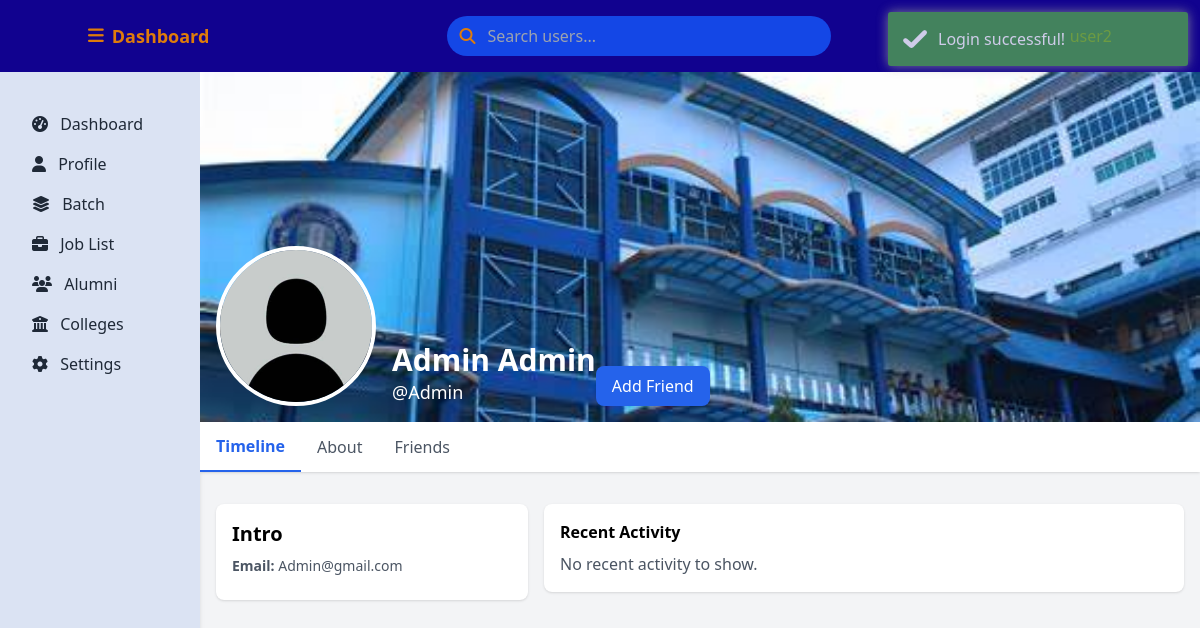
Screenshot of /pages/dashboard/user_profile.php?id=8 (signed in) with the database file from the repository.
### tables this page shows
CREATE TABLE `nx_user_batches` (
  `user_batchID` int(11) NOT NULL,
  `pID` int(11) NOT NULL,
  `batchID` int(11) NOT NULL,
  `is_active` int(1) DEFAULT 0,
  `joined_at` timestamp NOT NULL DEFAULT current_timestamp()
);

CREATE TABLE `nx_users` (
  `pID` int(11) NOT NULL,
  `username` varchar(50) NOT NULL,
  `email` varchar(100) NOT NULL,
  `password_hash` varchar(255) NOT NULL,
  `fname` varchar(50) DEFAULT NULL,
  `mname` varchar(50) DEFAULT NULL,
  `lname` varchar(50) DEFAULT NULL,
  `date_of_birth` date DEFAULT NULL,
  `profile_picture` varchar(255) DEFAULT NULL,
  `bio` text DEFAULT NULL,
  `phone_number` varchar(15) DEFAULT NULL,
  `address` varchar(255) DEFAULT NULL,
  `city` varchar(50) DEFAULT NULL,
  `state` varchar(50) DEFAULT NULL,
  `zip_code` varchar(10) DEFAULT NULL,
  `country` varchar(50) DEFAULT NULL,
  `graduation_date` varchar(255) NOT NULL,
  `remark` tinyint(4) DEFAULT 1,
  `created_at` timestamp NOT NULL DEFAULT current_timestamp(),
  `updated_at` timestamp NOT NULL DEFAULT current_timestamp() ON UPDATE current_timestamp(),
  `college_department` varchar(255) DEFAULT NULL,
  `college_graduate` varchar(255) NOT NULL
);

### pages/dashboard/user_profile.php (the view, shortened to what this page needs)
<?php
require_once '../../backend/db_connect.php';
$user = $_SESSION['user'];
$userID = isset($_GET['id']) ? intval($_GET['id']) : 0;
$userDetails = null;
if ($userID > 0) {
    $sql = "SELECT *
        FROM nx_users u
        LEFT JOIN nx_employees e ON u.pID = e.pID
        LEFT JOIN nx_user_batches ub ON u.pID = ub.pID
        LEFT JOIN nx_batches b ON ub.batchID = b.batchID
        WHERE u.pID = $userID";
    $result = mysqli_query($conn, $sql);
    if ($result && mysqli_num_rows($result) > 0) {
        $userDetails = mysqli_fetch_assoc($result);
    } else {
        $userDetails = [];
    }
}
$logs = [];
$isOwnProfile = ($userID == $user['id']);
$isFriend = false;
$isPendingRequest = false;
?>
<!DOCTYPE html>
<html lang="en">
<head>
    <?php include_once '../header_cdn.php'; ?>
</head>
<body class="bg-gray-100 overflow-hidden">
    <?php include '../header.php'; ?>
    <div class="flex h-screen ">
        <?php include '../sidebar.php'; ?>
        <div class="flex-1 overflow-hidden">
            <div class="main-content">
                <div class="cover-photo relative">
                    <div class="absolute bottom-0 left-0 w-full p-4 bg-gradient-to-t from-black to-transparent">
                        <div class="flex items-end">
                        <form id="profilePictureForm" enctype="multipart/form-data" method="post">
                            <img
                                src="../../images/pfp/<?= htmlspecialchars($userDetails['profile_picture'] ?: '../../images/pfp/default.jpg') ?>"
                                alt="Profile Picture"
                                class="w-40 h-40 rounded-full border-4 border-white cursor-pointer"
                                id="profileImagePreview"
                                onclick="document.getElementById('profilePictureInput').click();"
                            >
                        </form>
                            <div class="ml-4 text-white">
                                <h1 class="text-3xl font-bold"><?= htmlspecialchars($userDetails['fname'] . ' ' . $userDetails['lname']) ?></h1>
                                <p class="text-lg">@<?= htmlspecialchars($userDetails['username']) ?></p>
                            </div>
                            <?php if (!$isOwnProfile): ?>
                                <?php if ($isFriend): ?>
                                    <button id="cancelFriendBtn" class="px-4 py-2 bg-red-600 text-white rounded-lg hover:bg-red-700 transition duration-300">Remove Friend</button>
                                <?php elseif ($isPendingRequest): ?>
                                    <button id="cancelRequestBtn" class="px-4 py-2 bg-red-600 text-white rounded-lg hover:bg-red-700 transition duration-300">Cancel Request</button>
                                <?php else: ?>
                                    <button id="addFriendBtn" class="px-4 py-2 bg-blue-600 text-white rounded-lg hover:bg-blue-700 transition duration-300">Add Friend</button>
                                <?php endif; ?>
                            <?php endif; ?>
                        </div>
                    </div>
                </div>
                <div class="bg-white shadow sticky top-0 z-10">
                    <div class="max-w-5xl mx-auto">
                        <nav class="flex">
                            <button class="tab-button px-4 py-3 font-semibold text-blue-600 border-b-2 border-blue-600" data-tab="timeline">Timeline</button>
                            <button class="tab-button px-4 py-3 text-gray-600 hover:bg-gray-100" data-tab="about">About</button>
                            <button class="tab-button px-4 py-3 text-gray-600 hover:bg-gray-100" data-tab="friends">Friends</button>
                        </nav>
                    </div>
                </div>
                <div class="max-w-5xl mx-auto mt-4 p-4">
                    <div id="timeline" class="tab-content active">
                        <div class="grid grid-cols-1 md:grid-cols-3 gap-4">
                            <div class="md:col-span-1">
                                <div class="bg-white shadow rounded-lg p-4 mb-4">
                                    <h2 class="text-xl font-semibold mb-2">Intro</h2>
                                    <p class="text-sm text-gray-600 mb-2"><strong>Email:</strong> <?= htmlspecialchars($userDetails['email']) ?></p>
                                </div>
                            </div>
                            <div class="md:col-span-2">
                                <div class="bg-white shadow rounded-lg p-4 mb-4">
                                    <h3 class="font-semibold mb-2">Recent Activity</h3>
                                    <?php if (!empty($logs)): ?>
                                        <?php foreach ($logs as $log): ?>
                                            <div class="mb-2">
                                                <p class="text-gray-800"><?php echo htmlspecialchars($log['action']); ?></p>
                                                <p class="text-gray-600"><?php echo htmlspecialchars($log['timestamp']); ?></p>
                                                <?php if ($log['remark']): ?>
                                                    <p class="text-gray-500 italic"><?php echo htmlspecialchars($log['remark']); ?></p>
                                                <?php endif; ?>
                                            </div>
                                            <hr>
                                        <?php endforeach; ?>
                                    <?php else: ?>
                                        <p class="text-gray-600">No recent activity to show.</p>
                                    <?php endif; ?>
                                </div>
                            </div>
                        </div>
                    </div>
                </div>
            </div>
        </div>
    </div>
</body>
</html>

### pages/dashboard/user_profile.php (style rules this page uses)
.cover-photo { height: 350px; background-color: #f0f2f5; background-image: url('../../images/OIP.jpg'); background-size: cover; background-position: center; }
.tab-content { display: none; }
.tab-content.active { display: block; }
.main-content { height: calc(100vh - 64px); overflow-y: auto; }

### rows the page displays
nx_user_batches: pID.lname "Admin Admin", pID.username "Admin", pID.email "Admin@gmail.com"
